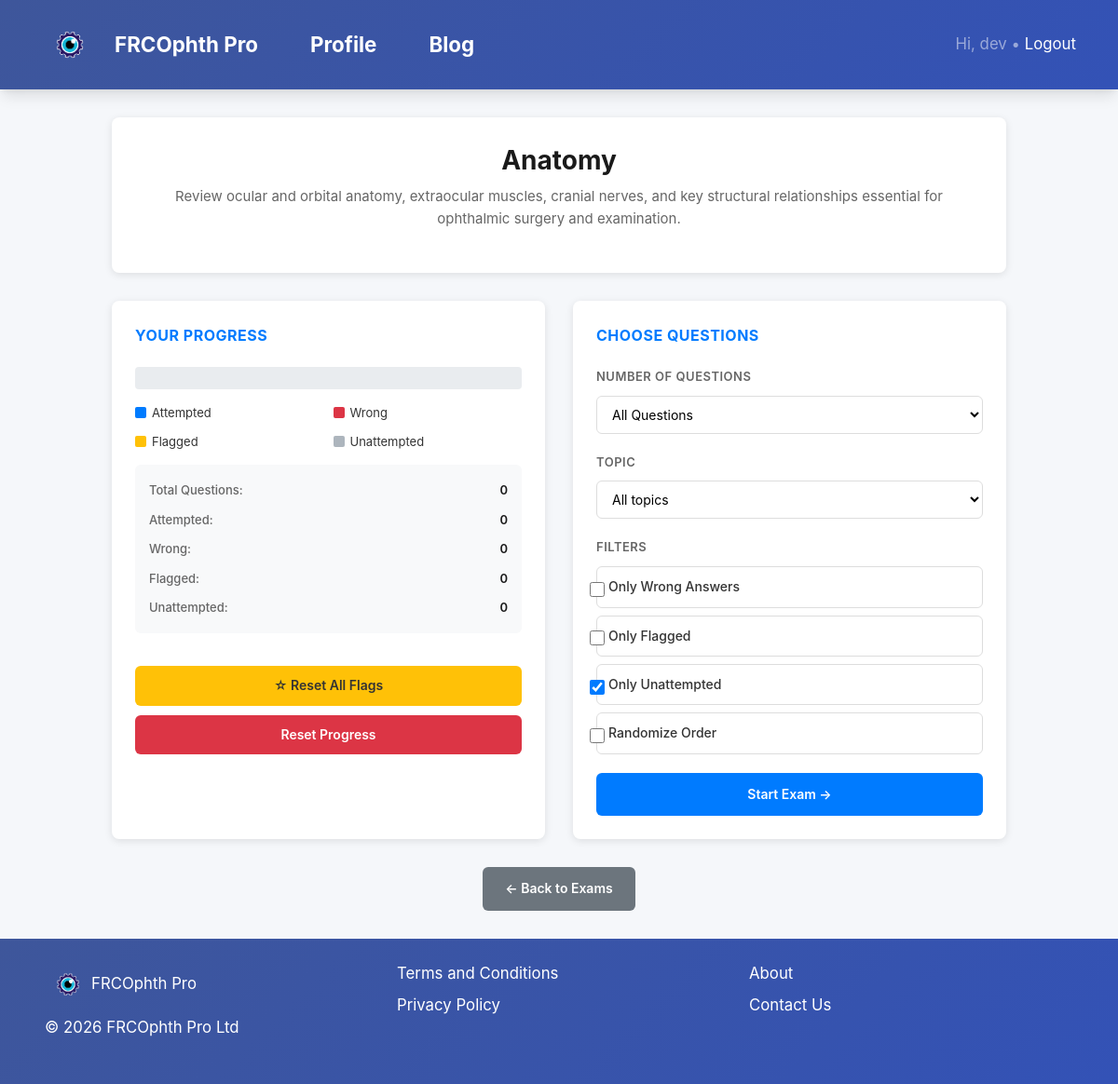
Screenshot of /Quizzes/5/select/ (signed in) with the database file from the repository.
### Quizzes/models.py (models this page shows, shortened)
class Quiz(models.Model):
    title = models.CharField(max_length=200)
    slug = models.SlugField(unique=True)
    description = models.TextField(blank=True)
    time_limit = models.PositiveIntegerField(null=True, blank=True)
    image = models.ImageField(upload_to="quiz_images/", null=True, blank=True)
    created_at = models.DateTimeField(auto_now_add=True)
    display_order = models.PositiveIntegerField(default=0)
    class Meta:
        verbose_name_plural = "Quizzes"
        ordering = ["display_order", "-title"]

### Quizzes/views.py (the view)
# urls.py: path("<int:quiz_id>/select/", views.select_questions, name="select_questions"),
@subscription_required
def select_questions(request, quiz_id):
    quiz = get_object_or_404(Quiz, id=quiz_id)
    attempt = _get_attempt(request.user, quiz)
    answers = attempt.extra_data.get("answers", {})
    flagged = set(attempt.extra_data.get("flagged", []))
    stats = {
        "total": quiz.questions.count(),
        "attempted": len(answers),
        "wrong": sum(
            1 for d in answers.values() if isinstance(d, dict) and not d.get("is_correct")
        ),
        "flagged": len(flagged),
        "unattempted": max(0, quiz.questions.count() - len(answers)),
    }
    topics = (
        quiz.questions.filter(category__isnull=False)
        .values_list("category__name", flat=True)
        .distinct()
        .order_by("category__name")
    )
    return render(
        request,
        "Quizzes/select_questions.html",
        {"quiz": quiz, "topics": topics,
          "stats": stats,
        },
    )

### Quizzes/views.py (called while the page is built)
def _get_attempt(user, quiz) -> Attempt:
    attempt, _ = Attempt.objects.get_or_create(
        user=user, quiz=quiz, defaults={"score": 0, "extra_data": {}}
    )
    if attempt.extra_data is None:
        attempt.extra_data = {}
    attempt.extra_data.setdefault("answers", {})
    attempt.extra_data.setdefault("flagged", [])
    attempt.save()
    return attempt

### accounts/models.py (called while the page is built)
    @property
    def is_valid(self):
        return self.is_active and self.end_date is not None and self.end_date >= date.today()

### Quizzes/templates/Quizzes/select_questions.html (shortened to what this page needs)
{% extends "Quizzes/base.html" %}
{% load static %}
{% block content %}
<div class="page-container">
  <div class="header-section">
    <h1 class="quiz-title">{{ quiz.title }}</h1>
    {% if quiz.description %}
      <p class="quiz-description">{{ quiz.description }}</p>
    {% endif %}
  </div>
  <div class="content-grid">
    <div class="card">
      <div class="card-title">Your Progress</div>
      <div class="progress-section">
        <div class="progress-bar-container">
        </div>
        <div style="display: grid; grid-template-columns: 1fr 1fr; gap: 10px; margin-bottom: 15px; font-size: 13px;">
          <div style="display: flex; align-items: center; gap: 6px;">
            <div style="width: 12px; height: 12px; background: #007bff; border-radius: 2px;"></div>
            <span>Attempted</span>
          </div>
          <div style="display: flex; align-items: center; gap: 6px;">
            <div style="width: 12px; height: 12px; background: #dc3545; border-radius: 2px;"></div>
            <span>Wrong</span>
          </div>
          <div style="display: flex; align-items: center; gap: 6px;">
            <div style="width: 12px; height: 12px; background: #ffc107; border-radius: 2px;"></div>
            <span>Flagged</span>
          </div>
          <div style="display: flex; align-items: center; gap: 6px;">
            <div style="width: 12px; height: 12px; background: #adb5bd; border-radius: 2px;"></div>
            <span>Unattempted</span>
          </div>
        </div>
        <div id="stats-summary" class="stats-summary">
          <div class="stat-line">
            <span class="stat-label">Total Questions:</span>
            <span class="stat-value" id="total-count">0</span>
          </div>
          <div class="stat-line">
            <span class="stat-label">Attempted:</span>
            <span class="stat-value" id="attempted-count">0</span>
          </div>
          <div class="stat-line">
            <span class="stat-label">Wrong:</span>
            <span class="stat-value" id="wrong-count">0</span>
          </div>
          <div class="stat-line">
            <span class="stat-label">Flagged:</span>
            <span class="stat-value" id="flagged-count">0</span>
          </div>
          <div class="stat-line">
            <span class="stat-label">Unattempted:</span>
            <span class="stat-value" id="unattempted-count">0</span>
          </div>
        </div>
      </div>
      <button type="button" class="btn-reset-flags" onclick="openResetFlagsModal()">☆ Reset All Flags</button>
      <form method="post" action="{% url 'Quizzes:reset_progress' quiz.id %}" style="margin: 0;">
        <button type="button" class="btn-reset" onclick="openResetModal()">Reset Progress</button>
      </form>
    </div>
    <div class="card">
      <div class="card-title">Choose Questions</div>
      <form id="filter-form">
        <div class="filter-group">
        <label class="filter-label-text">Number of Questions</label>
        <select name="limit" id="limit" class="topic-select">
          <option value="all" selected>All Questions</option>
        </select>
      </div>
        <div class="filter-group">
          <label class="filter-label-text">Topic</label>
          <select name="topic" id="topic" class="topic-select">
            <option value="">All topics</option>
          </select>
        </div>
        <div class="filter-group">
          <label class="filter-label-text">Filters</label>
          <div class="checkbox-item">
            <input class="form-check-input" type="checkbox" name="only_wrong" value="1" id="only_wrong">
            <label for="only_wrong">Only Wrong Answers</label>
          </div>
          <div class="checkbox-item">
            <input class="form-check-input" type="checkbox" name="only_flagged" value="1" id="only_flagged">
            <label for="only_flagged">Only Flagged</label>
          </div>
          <div class="checkbox-item">
            <input class="form-check-input" type="checkbox" name="only_unattempted" value="1" id="only_unattempted" checked>
            <label for="only_unattempted">Only Unattempted</label>
          </div>
          <div class="checkbox-item">
            <input class="form-check-input" type="checkbox" name="random" value="1" id="random">
            <label for="random">Randomize Order</label>
          </div>
        </div>
        <div class="action-buttons">
          <a href="#" id="start-quiz-btn" class="btn-primary">Start Exam →</a>
        </div>
      </form>
    </div>
  </div>
  <div class="footer-section">
    <a href="{% url 'Quizzes:home' %}" class="back-btn">← Back to Exams</a>
  </div>
</div>
{% endblock %}

### Quizzes/templates/Quizzes/base.html (shortened to what this page needs)
{% load static %}
<!doctype html>
<html lang="en">
  <head>
    <link rel="stylesheet" href="https://cdnjs.cloudflare.com/ajax/libs/twitter-bootstrap/4.5.2/css/bootstrap.min.css"/>
    <link rel="stylesheet" href="https://cdnjs.cloudflare.com/ajax/libs/font-awesome/6.0.0/css/all.min.css">
  </head>
  <body>
    <nav class="navbar navbar-expand-lg navbar-dark" style="background: var(--gradient); box-shadow: var(--shadow);">
      <div class="container">
       <a class="navbar-brand flex items-center" href="{% url 'Quizzes:home' %}">
          <img src="{% static 'img/logo.png' %}" alt="FRCOphth Pro" style="height: 60px; width: auto;" />
          <span class="ml-2 text-white font-semibold text-xl">FRCOphth Pro</span>
      </a>
      <li class="nav-item">
        <a class="navbar-brand flex items-center" href="{% url 'Quizzes:profile' %}" style="padding-left:40px;">
           Profile
        </a>
      </li>
      <li class="nav-item">
        <a class="navbar-brand flex items-center" style="padding-left:40px;" href="{% url 'Quizzes:blog_index' %}">
           Blog
        </a>
      </li>
        <div class="ml-auto text-white-50">
          {% if user.is_authenticated %}
            Hi, {{ user.username }} • <a class="text-white" href="{% url 'logout' %}">Logout</a>
          {% else %}
            <a class="text-white" href="{% url 'login' %}">Login</a>
          {% endif %}
        </div>
      </div>
    </nav>
    <main class="container-fluid px-0" style="min-height:70vh;">
      {% block content %}
      {% endblock %}
    </main>
          <footer class="footer-wrapper py-4" style="background: var(--gradient); color: #fff;">
            <div class="container-fluid px-md-5">
              <div class="row align-items-start">
                <div class="col-md-4 mb-4 d-flex flex-column align-items-start gap-2">
                  <div class="d-flex align-items-center">
                    <img src="{% static 'img/logo.png' %}" alt="FRCOphth Pro" style="height: 50px; width: auto;" />
                    <span class="ms-2 fw-semibold fs-5">FRCOphth Pro</span>
                  </div>
                  <p class="mt-2 mb-0">&copy; 2026 FRCOphth Pro Ltd</p>
                </div>
                <div class="col-md-4 mb-4 d-flex flex-column align-items-start gap-2">
                  <ul class="list-unstyled mb-0">
                    <li class="mb-2">
                      <a href="{% url 'Quizzes:terms' %}" class="text-white text-decoration-none">Terms and Conditions</a>
                    </li>
                    <li>
                      <a href="{% url 'Quizzes:privacy' %}" class="text-white text-decoration-none">Privacy Policy</a>
                    </li>
                  </ul>
                </div>
                <div class="col-md-4 mb-4 d-flex flex-column align-items-start gap-2">
                  <ul class="list-unstyled mb-0">
                    <li class="mb-2">
                      <a href="{% url 'Quizzes:about' %}" class="text-white text-decoration-none">About</a>
                    </li>
                    <li>
                      <a href="mailto:support@frcophthpro.com" class="text-white text-decoration-none">Contact Us</a>
                    </li>
                  </ul>
                </div>
              </div>
            </div>
          </footer>
  </body>
</html>

### Quizzes/templates/Quizzes/select_questions.html (style rules this page uses)
* { margin: 0; padding: 0; box-sizing: border-box; }
body { background: #f5f7fa; font-family: -apple-system, BlinkMacSystemFont, 'Segoe UI', Roboto, 'Helvetica Neue', Arial, sans-serif; color: #333; }
.page-container { max-width: 1000px; margin: 0 auto; padding: 30px 20px; }
.header-section { background: white; border-radius: 8px; box-shadow: 0 2px 8px rgba(0, 0, 0, 0.1); padding: 30px; margin-bottom: 30px; text-align: center; }
.quiz-title { font-size: 28px; font-weight: 700; color: #1a1a1a; margin-bottom: 10px; }
.quiz-description { font-size: 15px; color: #666; line-height: 1.6; }
.content-grid { display: grid; grid-template-columns: 1fr 1fr; gap: 30px; margin-bottom: 30px; }
.card { background: white; border-radius: 8px; box-shadow: 0 2px 8px rgba(0, 0, 0, 0.1); padding: 25px; }
.card-title { font-size: 16px; font-weight: 700; color: #007bff; text-transform: uppercase; letter-spacing: 0.5px; margin-bottom: 20px; }
.progress-section { margin-bottom: 20px; }
.progress-bar-container { background: #e9ecef; border-radius: 4px; height: 24px; overflow: hidden; display: flex; margin-bottom: 15px; }
.stats-summary { background: #f8f9fa; border-radius: 6px; padding: 12px 15px; font-size: 13px; line-height: 1.8; margin-bottom: 15px; }
.stat-line { display: flex; justify-content: space-between; padding: 4px 0; }
.stat-label { color: #666; }
.stat-value { font-weight: 600; color: #1a1a1a; }
.btn-reset { background: #dc3545; color: white; border: none; padding: 10px 20px; border-radius: 6px; font-weight: 600; font-size: 14px; cursor: pointer; width: 100%; transition: all 0.2s ease; margin-bottom: 10px; }
.btn-reset-flags { background: #ffc107; color: #333; border: none; padding: 10px 20px; border-radius: 6px; font-weight: 600; font-size: 14px; cursor: pointer; width: 100%; transition: all 0.2s ease; margin-bottom: 10px; }
.filter-group { margin-bottom: 20px; }
.filter-label-text { display: block; font-size: 13px; font-weight: 600; color: #666; text-transform: uppercase; letter-spacing: 0.5px; margin-bottom: 10px; }
.topic-select { width: 100%; padding: 10px 12px; border: 1px solid #ddd; border-radius: 6px; font-size: 14px; background: white; cursor: pointer; transition: all 0.2s ease; }
.checkbox-item { display: flex; align-items: center; padding: 10px 12px; border: 1px solid #ddd; border-radius: 6px; margin-bottom: 8px; cursor: pointer; transition: all 0.2s ease; background: white; }
.checkbox-item input[type="checkbox"] { width: 16px; height: 16px; cursor: pointer; margin-right: 10px; accent-color: #007bff; }
.checkbox-item label { cursor: pointer; font-size: 14px; font-weight: 500; margin: 0; }
.action-buttons { display: flex; gap: 10px; margin-top: 20px; }
.btn-primary { flex: 1; background: #007bff; color: white; border: none; padding: 12px 20px; border-radius: 6px; font-weight: 600; font-size: 14px; cursor: pointer; text-decoration: none; display: inline-flex; align-items: center; justify-content: center; transition: all 0.2s ease; }
.back-btn { display: inline-block; background: #6c757d; color: white; padding: 12px 24px; border-radius: 6px; font-weight: 600; font-size: 14px; text-decoration: none; transition: all 0.2s ease; }
.footer-section { text-align: center; margin-top: 30px; }

### rows the page displays
Quiz: title "Anatomy", description "Review ocular and orbital anatomy, extraocular muscles, cranial nerves, and key structural relationships essential for ophthalmic surgery and examination."

### other values shown
{{ user.username }} "dev"
